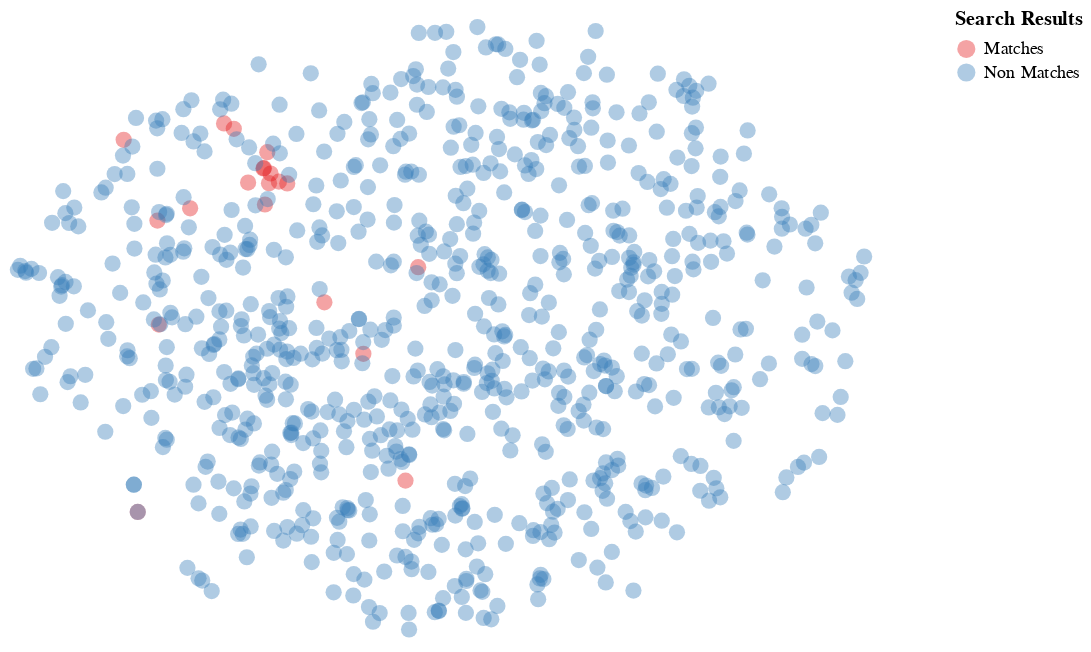

This figure's notebook cell:
### Code cell
query = """
Physical science of the coronavirus (e.g., charge distribution, adhesion to hydrophilic/phobic surfaces,
environmental survival to inform decontamination efforts for affected areas and provide information about viral shedding
"""
papers.search_2d(query)

### Figure 1 — Vega-Lite specification as saved in the notebook (floating-point values rounded to 4 significant figures; data arrays with more than 128 entries replaced by an {"elided": "..."} marker saying what was removed)
{"config": {"view": {"continuousWidth": 400, "continuousHeight": 300, "strokeWidth": 0}, "axis": {"grid": false}}, "data": {"name": "data-da0cf4029a3ffd02166974639a2431fe"}, "mark": {"type": "circle", "opacity": 0.4, "size": 80}, "encoding": {"color": {"type": "nominal", "field": "Search Results", "scale": {"scheme": "set1"}}, "x": {"type": "quantitative", "axis": null, "field": "x"}, "y": {"type": "quantitative", "axis": null, "field": "y"}}, "height": 350, "width": 500, "$schema": "https://vega.github.io/schema/vega-lite/v4.0.2.json", "datasets": {"data-da0cf4029a3ffd02166974639a2431fe": {"elided": "820 records"}}}
